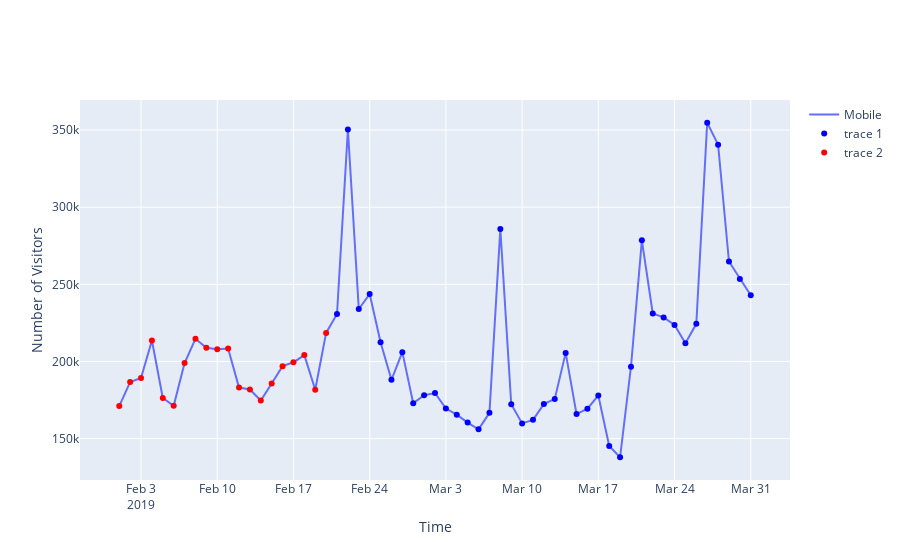

Notebook source saved alongside this figure:
### Code cell
l1 = go.Scatter(x=data.date, y=data.visitors, name='Mobile',mode='lines')

l2=go.Scatter(
 x=data.date.iloc[not_anom],
 y=data.visitors.iloc[not_anom],
 mode='markers',
    marker=dict(color='blue')
 )

l3=go.Scatter(
 x=data.date.iloc[anom],
 y=data.visitors.iloc[anom],
 mode='markers',
 marker=dict(color='red')

 )


#l1.show()


d = [l1,l2,l3]
#l1.show()

plotly.offline.iplot({'data': d, 'layout': {
  'xaxis': {'title': 'Time'},
  'yaxis': {'title': 'Number of Visitors'}}})
